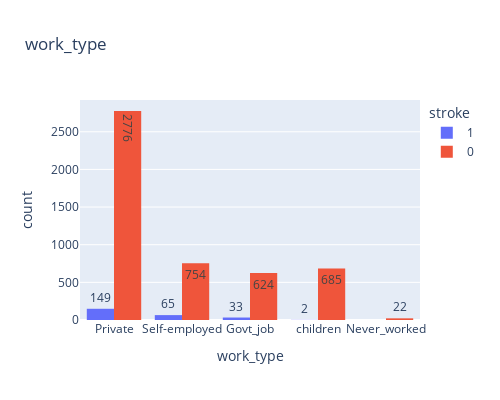

Notebook code for this chart:
### Code cell
px.histogram(data, x='work_type', text_auto=True, color='stroke', barmode='group', width=500, height=400, title='work_type')

### Figure 1 — Plotly figure (JSON) as saved in the notebook; plotly's stock layout.template omitted (floating-point values rounded to 4 significant figures; data arrays with more than 128 entries replaced by an {"elided": "..."} marker saying what was removed)
{"data": [{"alignmentgroup": "True", "bingroup": "x", "hovertemplate": "stroke=1<br>work_type=%{x}<br>count=%{y}<extra></extra>", "legendgroup": "1", "marker": {"color": "#636efa", "pattern": {"shape": ""}}, "name": "1", "offsetgroup": "1", "orientation": "v", "showlegend": true, "texttemplate": "%{value}", "type": "histogram", "x": {"elided": "249 str values"}, "xaxis": "x", "yaxis": "y"}, {"alignmentgroup": "True", "bingroup": "x", "hovertemplate": "stroke=0<br>work_type=%{x}<br>count=%{y}<extra></extra>", "legendgroup": "0", "marker": {"color": "#EF553B", "pattern": {"shape": ""}}, "name": "0", "offsetgroup": "0", "orientation": "v", "showlegend": true, "texttemplate": "%{value}", "type": "histogram", "x": {"elided": "4861 str values"}, "xaxis": "x", "yaxis": "y"}], "layout": {"barmode": "group", "height": 400, "legend": {"title": {"text": "stroke"}, "tracegroupgap": 0}, "title": {"text": "work_type"}, "width": 500, "xaxis": {"anchor": "y", "domain": [0, 1], "title": {"text": "work_type"}}, "yaxis": {"anchor": "x", "domain": [0, 1], "title": {"text": "count"}}}}
